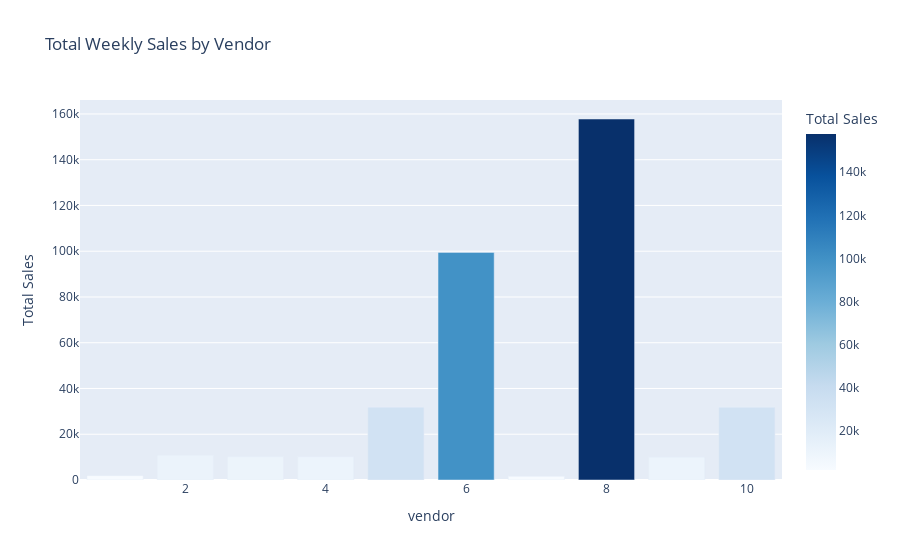

Notebook code cell kept with this figure:
### Markdown cell above
“The regression model shows that being promoted on the main page is associated with an increase of ~60 weekly sales units on average, controlling for other factors. This reinforces the value of main-page exposure as a lever for sales growth.”

### Code cell
# Total sales by vendor
vendor_perf = df.groupby('vendor')['weekly_sales'].sum().reset_index().sort_values(by='weekly_sales', ascending=False)

fig = px.bar(
    vendor_perf,
    x='vendor',
    y='weekly_sales',
    title='Total Weekly Sales by Vendor',
    labels={'weekly_sales': 'Total Sales'},
    color_continuous_scale='Blues',
    color='weekly_sales'
)
fig.show()

### Figure 1 — Plotly figure (JSON) as saved in the notebook; plotly's stock layout.template omitted (floating-point values rounded to 4 significant figures)
{"data": [{"hovertemplate": "vendor=%{x}<br>Total Sales=%{marker.color}<extra></extra>", "legendgroup": "", "marker": {"color": [157788, 99482, 31836, 31758, 10804, 10180, 10144, 9900, 1910, 1639], "coloraxis": "coloraxis", "pattern": {"shape": ""}}, "name": "", "orientation": "v", "showlegend": false, "textposition": "auto", "type": "bar", "x": [8, 6, 5, 10, 2, 3, 4, 9, 1, 7], "xaxis": "x", "y": [157788, 99482, 31836, 31758, 10804, 10180, 10144, 9900, 1910, 1639], "yaxis": "y"}], "layout": {"barmode": "relative", "coloraxis": {"colorbar": {"title": {"text": "Total Sales"}}, "colorscale": [[0, "rgb(247,251,255)"], [0.125, "rgb(222,235,247)"], [0.25, "rgb(198,219,239)"], [0.375, "rgb(158,202,225)"], [0.5, "rgb(107,174,214)"], [0.625, "rgb(66,146,198)"], [0.75, "rgb(33,113,181)"], [0.875, "rgb(8,81,156)"], [1, "rgb(8,48,107)"]]}, "legend": {"tracegroupgap": 0}, "title": {"text": "Total Weekly Sales by Vendor"}, "xaxis": {"anchor": "y", "domain": [0, 1], "title": {"text": "vendor"}}, "yaxis": {"anchor": "x", "domain": [0, 1], "title": {"text": "Total Sales"}}}}
